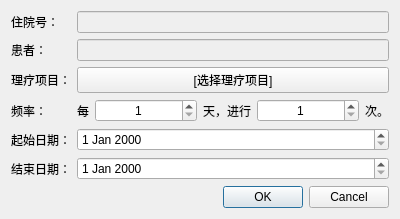
<?xml version="1.0" encoding="UTF-8"?>
<ui version="4.0">
 <class>PsmDlgHospiPhysioReg</class>
 <widget class="QDialog" name="PsmDlgHospiPhysioReg">
  <property name="geometry">
   <rect>
    <x>0</x>
    <y>0</y>
    <width>400</width>
    <height>211</height>
   </rect>
  </property>
  <property name="windowTitle">
   <string>住院理疗项目详细信息</string>
  </property>
  <layout class="QVBoxLayout" name="verticalLayout">
   <item>
    <layout class="QGridLayout" name="gridLayout" rowstretch="1,1,1,1,1,1" columnstretch="0,1" rowminimumheight="1,1,1,1,1,1" columnminimumwidth="0,1">
     <item row="3" column="1">
      <layout class="QHBoxLayout" name="horizontalLayout" stretch="0,1,0,1,0">
       <item>
        <widget class="QLabel" name="label_5">
         <property name="text">
          <string>每</string>
         </property>
        </widget>
       </item>
       <item>
        <widget class="QSpinBox" name="sbFreqPeriod">
         <property name="alignment">
          <set>Qt::AlignCenter</set>
         </property>
         <property name="minimum">
          <number>1</number>
         </property>
         <property name="maximum">
          <number>7</number>
         </property>
        </widget>
       </item>
       <item>
        <widget class="QLabel" name="label_6">
         <property name="text">
          <string>天，进行</string>
         </property>
        </widget>
       </item>
       <item>
        <widget class="QSpinBox" name="sbFreqCount">
         <property name="alignment">
          <set>Qt::AlignCenter</set>
         </property>
         <property name="minimum">
          <number>1</number>
         </property>
         <property name="maximum">
          <number>10</number>
         </property>
        </widget>
       </item>
       <item>
        <widget class="QLabel" name="label_7">
         <property name="text">
          <string>次。</string>
         </property>
        </widget>
       </item>
      </layout>
     </item>
     <item row="4" column="0">
      <widget class="QLabel" name="label_8">
       <property name="text">
        <string>起始日期：</string>
       </property>
      </widget>
     </item>
     <item row="4" column="1">
      <widget class="QDateEdit" name="deStartDate"/>
     </item>
     <item row="3" column="0">
      <widget class="QLabel" name="label_4">
       <property name="text">
        <string>频率：</string>
       </property>
      </widget>
     </item>
     <item row="2" column="1">
      <widget class="QPushButton" name="pbPhysio">
       <property name="text">
        <string>[选择理疗项目]</string>
       </property>
      </widget>
     </item>
     <item row="2" column="0">
      <widget class="QLabel" name="label_3">
       <property name="text">
        <string>理疗项目：</string>
       </property>
      </widget>
     </item>
     <item row="1" column="0">
      <widget class="QLabel" name="label_2">
       <property name="text">
        <string>患者：</string>
       </property>
      </widget>
     </item>
     <item row="0" column="1">
      <widget class="QLineEdit" name="leHospiRecId">
       <property name="enabled">
        <bool>false</bool>
       </property>
      </widget>
     </item>
     <item row="1" column="1">
      <widget class="QLineEdit" name="lePatientId">
       <property name="enabled">
        <bool>false</bool>
       </property>
      </widget>
     </item>
     <item row="0" column="0">
      <widget class="QLabel" name="label">
       <property name="text">
        <string>住院号：</string>
       </property>
      </widget>
     </item>
     <item row="5" column="0">
      <widget class="QLabel" name="label_9">
       <property name="text">
        <string>结束日期：</string>
       </property>
      </widget>
     </item>
     <item row="5" column="1">
      <widget class="QDateEdit" name="deEndDate"/>
     </item>
    </layout>
   </item>
   <item>
    <widget class="QDialogButtonBox" name="buttonBox">
     <property name="orientation">
      <enum>Qt::Horizontal</enum>
     </property>
     <property name="standardButtons">
      <set>QDialogButtonBox::Cancel|QDialogButtonBox::Ok</set>
     </property>
    </widget>
   </item>
  </layout>
 </widget>
 <resources/>
 <connections>
  <connection>
   <sender>buttonBox</sender>
   <signal>accepted()</signal>
   <receiver>PsmDlgHospiPhysioReg</receiver>
   <slot>accept()</slot>
   <hints>
    <hint type="sourcelabel">
     <x>248</x>
     <y>254</y>
    </hint>
    <hint type="destinationlabel">
     <x>157</x>
     <y>274</y>
    </hint>
   </hints>
  </connection>
  <connection>
   <sender>buttonBox</sender>
   <signal>rejected()</signal>
   <receiver>PsmDlgHospiPhysioReg</receiver>
   <slot>reject()</slot>
   <hints>
    <hint type="sourcelabel">
     <x>316</x>
     <y>260</y>
    </hint>
    <hint type="destinationlabel">
     <x>286</x>
     <y>274</y>
    </hint>
   </hints>
  </connection>
 </connections>
</ui>
